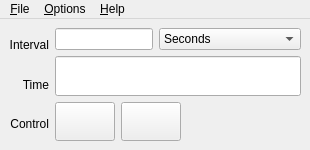
<ui version="4.0" >
 <class>KmTimeLive</class>
 <widget class="QMainWindow" name="KmTimeLive" >
  <property name="geometry" >
   <rect>
    <x>0</x>
    <y>0</y>
    <width>310</width>
    <height>150</height>
   </rect>
  </property>
  <property name="sizePolicy" >
   <sizepolicy>
    <hsizetype>0</hsizetype>
    <vsizetype>0</vsizetype>
    <horstretch>0</horstretch>
    <verstretch>0</verstretch>
   </sizepolicy>
  </property>
  <property name="minimumSize" >
   <size>
    <width>310</width>
    <height>150</height>
   </size>
  </property>
  <property name="maximumSize" >
   <size>
    <width>310</width>
    <height>150</height>
   </size>
  </property>
  <property name="windowTitle" >
   <string>PCP Live Time Control</string>
  </property>
  <property name="windowIcon" >
   <iconset resource="kmtime.qrc" >:/kmtime.png</iconset>
  </property>
  <property name="windowIconText" >
   <string/>
  </property>
  <property name="toolTip" >
   <string/>
  </property>
  <property name="whatsThis" >
   <string>&lt;b>Live Time Control&lt;/b>&lt;br>
A time server, sending time related information (current time,
metric value fetch interval, timezone) to one or more client
programs (e.g. kmchart, pmval, etc).</string>
  </property>
  <widget class="QWidget" name="widget" >
   <layout class="QGridLayout" >
    <property name="margin" >
     <number>9</number>
    </property>
    <property name="spacing" >
     <number>6</number>
    </property>
    <item row="0" column="0" >
     <layout class="QHBoxLayout" >
      <property name="margin" >
       <number>0</number>
      </property>
      <property name="spacing" >
       <number>6</number>
      </property>
      <item>
       <layout class="QVBoxLayout" >
        <property name="margin" >
         <number>0</number>
        </property>
        <property name="spacing" >
         <number>6</number>
        </property>
        <item>
         <widget class="QLabel" name="textLabel1" >
          <property name="whatsThis" >
           <string>&lt;b>Sampling interval&lt;/b>&lt;br>
Numeric values entered into these fields will form the number of
days, hours, minutes, seconds, and/or milliseconds between PCP
metric value samples in Time Control client programs
(e.g. kmchart, pmval, etc).</string>
          </property>
          <property name="text" >
           <string>Interval</string>
          </property>
          <property name="alignment" >
           <set>Qt::AlignRight|Qt::AlignTrailing|Qt::AlignVCenter</set>
          </property>
          <property name="wordWrap" >
           <bool>false</bool>
          </property>
         </widget>
        </item>
        <item>
         <widget class="QLabel" name="textLabel2" >
          <property name="whatsThis" >
           <string>&lt;b>Time Position&lt;/b>&lt;br>
This text field displays the current time position.  This value is
sent to clients (e.g. kmchart, pmval) of this Time Control
program to synchronise them in terms of the progression of time
and also with respect to any "play mode" changes requested.</string>
          </property>
          <property name="text" >
           <string>Time</string>
          </property>
          <property name="alignment" >
           <set>Qt::AlignRight|Qt::AlignTrailing|Qt::AlignVCenter</set>
          </property>
          <property name="wordWrap" >
           <bool>false</bool>
          </property>
         </widget>
        </item>
        <item>
         <widget class="QLabel" name="textLabel3" >
          <property name="whatsThis" >
           <string>&lt;b>Live Control&lt;/b>&lt;br>
Pressing the Stop/Play controls will begin/block the advancement
of time, as seen by the Time Control program and all of its clients
(e.g. kmchart, pmval, etc).  Time will advance in increments of thecurrent Interval.</string>
          </property>
          <property name="text" >
           <string>Control</string>
          </property>
          <property name="alignment" >
           <set>Qt::AlignRight|Qt::AlignTrailing|Qt::AlignVCenter</set>
          </property>
          <property name="wordWrap" >
           <bool>false</bool>
          </property>
         </widget>
        </item>
       </layout>
      </item>
      <item>
       <layout class="QVBoxLayout" >
        <property name="margin" >
         <number>0</number>
        </property>
        <property name="spacing" >
         <number>6</number>
        </property>
        <item>
         <layout class="QHBoxLayout" >
          <property name="margin" >
           <number>0</number>
          </property>
          <property name="spacing" >
           <number>6</number>
          </property>
          <item>
           <widget class="QLineEdit" name="lineEditDelta" >
            <property name="sizePolicy" >
             <sizepolicy>
              <hsizetype>1</hsizetype>
              <vsizetype>0</vsizetype>
              <horstretch>0</horstretch>
              <verstretch>0</verstretch>
             </sizepolicy>
            </property>
            <property name="minimumSize" >
             <size>
              <width>98</width>
              <height>0</height>
             </size>
            </property>
            <property name="maximumSize" >
             <size>
              <width>98</width>
              <height>32767</height>
             </size>
            </property>
            <property name="toolTip" >
             <string comment="Time interval between performance metric value samples" >Sampling interval</string>
            </property>
            <property name="whatsThis" >
             <string>&lt;b>Sampling interval&lt;/b>&lt;br>
Numeric values entered into these fields will form the number of
hours, minutes and/or seconds between PCP metric value
samples in Time Control client programs (e.g. kmchart, pmval, etc).</string>
            </property>
           </widget>
          </item>
          <item>
           <widget class="QComboBox" name="comboBoxDelta" >
            <property name="whatsThis" >
             <string>&lt;b>Sampling interval units&lt;/b>&lt;br>
Displays the units in which the sampling interval is entered.
Metric values can be sampled in days, hours, minutes, seconds
or milliseconds in Time Control client programs (e.g. kmchart,
pmval, etc).</string>
            </property>
            <property name="currentIndex" >
             <number>1</number>
            </property>
            <item>
             <property name="text" >
              <string>Milliseconds</string>
             </property>
            </item>
            <item>
             <property name="text" >
              <string>Seconds</string>
             </property>
            </item>
            <item>
             <property name="text" >
              <string>Minutes</string>
             </property>
            </item>
            <item>
             <property name="text" >
              <string>Hours</string>
             </property>
            </item>
            <item>
             <property name="text" >
              <string>Days</string>
             </property>
            </item>
            <item>
             <property name="text" >
              <string>Weeks</string>
             </property>
            </item>
           </widget>
          </item>
         </layout>
        </item>
        <item>
         <widget class="QLineEdit" name="lineEditCtime" >
          <property name="sizePolicy" >
           <sizepolicy>
            <hsizetype>1</hsizetype>
            <vsizetype>0</vsizetype>
            <horstretch>0</horstretch>
            <verstretch>0</verstretch>
           </sizepolicy>
          </property>
          <property name="minimumSize" >
           <size>
            <width>200</width>
            <height>0</height>
           </size>
          </property>
          <property name="maximumSize" >
           <size>
            <width>32767</width>
            <height>32767</height>
           </size>
          </property>
          <property name="acceptDrops" >
           <bool>false</bool>
          </property>
          <property name="toolTip" >
           <string comment="This is the current time position as seen by all kmtime clients (e.g. kmchart, pmval, etc)" >Current date and time display</string>
          </property>
          <property name="whatsThis" >
           <string>&lt;b>Time Position&lt;/b>&lt;br>
This text field displays the current time position.  This value is
sent to clients (e.g. kmchart, pmval) of this Time Control
program to synchronise them in terms of the progression of time
and also with respect to any "play mode" changes requested.</string>
          </property>
          <property name="readOnly" >
           <bool>true</bool>
          </property>
         </widget>
        </item>
        <item>
         <layout class="QHBoxLayout" >
          <property name="margin" >
           <number>0</number>
          </property>
          <property name="spacing" >
           <number>6</number>
          </property>
          <item>
           <widget class="QToolButton" name="buttonStop" >
            <property name="sizePolicy" >
             <sizepolicy>
              <hsizetype>0</hsizetype>
              <vsizetype>0</vsizetype>
              <horstretch>0</horstretch>
              <verstretch>0</verstretch>
             </sizepolicy>
            </property>
            <property name="minimumSize" >
             <size>
              <width>54</width>
              <height>36</height>
             </size>
            </property>
            <property name="whatsThis" >
             <string>&lt;b>Stop&lt;/b>&lt;br>
Pressing this button will stop the advancement of time, as seen
by the Time Control program and all of its clients (e.g. kmchart,
pmval, etc).  Unless stopped, time advances in increments of the
current Interval.</string>
            </property>
            <property name="text" >
             <string/>
            </property>
            <property name="iconSize" >
             <size>
              <width>52</width>
              <height>32</height>
             </size>
            </property>
            <property name="shortcut" >
             <string/>
            </property>
           </widget>
          </item>
          <item>
           <widget class="QToolButton" name="buttonPlay" >
            <property name="sizePolicy" >
             <sizepolicy>
              <hsizetype>0</hsizetype>
              <vsizetype>0</vsizetype>
              <horstretch>0</horstretch>
              <verstretch>0</verstretch>
             </sizepolicy>
            </property>
            <property name="minimumSize" >
             <size>
              <width>54</width>
              <height>36</height>
             </size>
            </property>
            <property name="whatsThis" >
             <string>&lt;b>Play&lt;/b>&lt;br>
Pressing this button will begin the advancement of time, as seen
by the Time Control program and all of its clients (e.g. kmchart,
pmval, etc).  Time will advance in increments of the current
Interval.</string>
            </property>
            <property name="text" >
             <string/>
            </property>
            <property name="iconSize" >
             <size>
              <width>52</width>
              <height>32</height>
             </size>
            </property>
            <property name="shortcut" >
             <string/>
            </property>
           </widget>
          </item>
          <item>
           <spacer>
            <property name="orientation" >
             <enum>Qt::Horizontal</enum>
            </property>
            <property name="sizeType" >
             <enum>QSizePolicy::Expanding</enum>
            </property>
            <property name="sizeHint" >
             <size>
              <width>29</width>
              <height>20</height>
             </size>
            </property>
           </spacer>
          </item>
         </layout>
        </item>
       </layout>
      </item>
     </layout>
    </item>
   </layout>
  </widget>
  <widget class="QMenuBar" name="MenuBar" >
   <property name="geometry" >
    <rect>
     <x>0</x>
     <y>0</y>
     <width>310</width>
     <height>26</height>
    </rect>
   </property>
   <widget class="QMenu" name="Help" >
    <property name="title" >
     <string>&amp;Help</string>
    </property>
    <addaction name="helpManualAction" />
    <addaction name="separator" />
    <addaction name="helpAboutAction" />
    <addaction name="helpSeeAlsoAction" />
    <addaction name="separator" />
    <addaction name="helpWhats_ThisAction" />
   </widget>
   <widget class="QMenu" name="File" >
    <property name="title" >
     <string>&amp;File</string>
    </property>
    <addaction name="fileHideAction" />
   </widget>
   <widget class="QMenu" name="Options" >
    <property name="title" >
     <string>&amp;Options</string>
    </property>
    <widget class="QMenu" name="optionsDetailAction" >
     <property name="whatsThis" >
      <string>&lt;b>Options|Detail&lt;/b>&lt;br>
Click this menu item to allow extended precision in time
reporting to be enabled.  Optionally, milliseconds and year can
be displayed in the current time position, and days and milliseconds
can be displayed in the current time interval.</string>
     </property>
     <property name="title" >
      <string>&amp;Detail</string>
     </property>
     <addaction name="optionsDetailShow_MillisecondsAction" />
     <addaction name="optionsDetailShow_YearAction" />
    </widget>
    <widget class="QMenu" name="optionsTimezoneAction" >
     <property name="windowIcon" >
      <iconset resource="kmtime.qrc" >:/internet-web-browser.png</iconset>
     </property>
     <property name="whatsThis" >
      <string>&lt;b>Options|Timezone&lt;/b>&lt;br>
Click on this menu item to display a list of available timezones,
from which to choose.  The timezone selected will be made the
new reporting timezone for all client programs (e.g. kmchart,
pmval, etc) and affects the display of timestamps in the clients
and also in the Time Control program itself.</string>
     </property>
     <property name="title" >
      <string>&amp;Timezone</string>
     </property>
     <property name="icon" >
      <iconset resource="kmtime.qrc" >:/internet-web-browser.png</iconset>
     </property>
    </widget>
    <addaction name="optionsTimezoneAction" />
    <addaction name="optionsDetailAction" />
    <addaction name="optionsShowConsoleAction" />
   </widget>
   <addaction name="File" />
   <addaction name="Options" />
   <addaction name="separator" />
   <addaction name="Help" />
  </widget>
  <action name="helpAboutAction" >
   <property name="icon" >
    <iconset resource="kmtime.qrc" >:/kmtime.png</iconset>
   </property>
   <property name="text" >
    <string>&amp;About</string>
   </property>
   <property name="iconText" >
    <string>About kmtime</string>
   </property>
   <property name="whatsThis" >
    <string>&lt;b>Help|About&lt;/b>&lt;br>
Click this menu option to bring up the About &lt;i>kmtime&lt;/i> dialog with version, author, and licensing information.</string>
   </property>
   <property name="shortcut" >
    <string/>
   </property>
  </action>
  <action name="fileHideAction" >
   <property name="icon" >
    <iconset resource="kmtime.qrc" >:/edit-clear.png</iconset>
   </property>
   <property name="text" >
    <string>&amp;Hide</string>
   </property>
   <property name="iconText" >
    <string>Hide Live Time Control window</string>
   </property>
   <property name="toolTip" >
    <string>Hide Live Time Control window</string>
   </property>
   <property name="whatsThis" >
    <string>&lt;b>File|Hide&lt;/b>&lt;br>
Click on this menu option to dismiss the Time Control window,
for the time being.  As the Time Control serves one or
more client programs (which are completely reliant on the Time
Controls), this action does not end the Time Control program.
Rather, it simply removes the window from the visible set.&lt;br>
The client programs will typically provide a mechanism for making
the Time Controls visible.</string>
   </property>
   <property name="shortcut" >
    <string>Ctrl+H</string>
   </property>
  </action>
  <action name="optionsDetailShow_MillisecondsAction" >
   <property name="checkable" >
    <bool>true</bool>
   </property>
   <property name="text" >
    <string>Show &amp;Milliseconds</string>
   </property>
   <property name="iconText" >
    <string>Show Milliseconds in Time</string>
   </property>
   <property name="whatsThis" >
    <string>&lt;b>Options|Detail|Milliseconds&lt;/b>&lt;br>
Display millisecond precision (or not) in the current time interval and
position.</string>
   </property>
   <property name="shortcut" >
    <string>Ctrl+M</string>
   </property>
  </action>
  <action name="optionsDetailShow_YearAction" >
   <property name="checkable" >
    <bool>true</bool>
   </property>
   <property name="text" >
    <string>Show &amp;Year</string>
   </property>
   <property name="iconText" >
    <string>Show Year in Time</string>
   </property>
   <property name="whatsThis" >
    <string>&lt;b>Options|Detail|Year&lt;/b>&lt;br>
Display the year (or not) in the current time position.</string>
   </property>
   <property name="shortcut" >
    <string>Ctrl+Y</string>
   </property>
  </action>
  <action name="optionsShowConsoleAction" >
   <property name="text" >
    <string>&amp;Show Console</string>
   </property>
   <property name="iconText" >
    <string>Show Diagnostic Console</string>
   </property>
   <property name="whatsThis" >
    <string>&lt;b>Option|Show Console&lt;/b>&lt;br>
Click here to display the diagnostic console with whatever debug
information has been sent there.  This menu option is available
only when the -D command line option is in use, which allows a
level of runtime verbosity to be configured (default is "none").</string>
   </property>
   <property name="shortcut" >
    <string>Ctrl+C</string>
   </property>
  </action>
  <action name="helpSeeAlsoAction" >
   <property name="text" >
    <string>See Also</string>
   </property>
   <property name="iconText" >
    <string>See Also</string>
   </property>
   <property name="whatsThis" >
    <string>&lt;b>Help|See Also&lt;/b>&lt;br>
Click on this menu option to bring up the See Also dialog, with author and website information about PCP, Qwt, and Qt - all of which provide software infrastructure on which this tool was built.</string>
   </property>
  </action>
  <action name="helpWhats_ThisAction" >
   <property name="icon" >
    <iconset resource="kmtime.qrc" >:/whatsthis.png</iconset>
   </property>
   <property name="text" >
    <string>What's This?</string>
   </property>
   <property name="iconText" >
    <string>"What's This?" context sensitive help</string>
   </property>
   <property name="whatsThis" >
    <string>&lt;b>Help|What's This&lt;/b>&lt;br>
Click this menu option to invoke a small question mark that is attached to the mouse pointer.  Click on a feature which you would like more information about.  A popup box appears with more information about the feature.</string>
   </property>
   <property name="shortcut" >
    <string>Shift+F1</string>
   </property>
  </action>
  <action name="helpManualAction" >
   <property name="text" >
    <string>&amp;Manual</string>
   </property>
   <property name="iconText" >
    <string>Manual</string>
   </property>
   <property name="shortcut" >
    <string>F1</string>
   </property>
  </action>
 </widget>
 <layoutdefault spacing="6" margin="11" />
 <includes>
  <include location="local" >kmtime.h</include>
  <include location="local" >console.h</include>
  <include location="local" >timezone.h</include>
  <include location="local" >qassistantclient.h</include>
 </includes>
 <resources>
  <include location="kmtime.qrc" />
 </resources>
 <connections>
  <connection>
   <sender>fileHideAction</sender>
   <signal>activated()</signal>
   <receiver>KmTimeLive</receiver>
   <slot>hideWindow()</slot>
   <hints>
    <hint type="sourcelabel" >
     <x>-1</x>
     <y>-1</y>
    </hint>
    <hint type="destinationlabel" >
     <x>20</x>
     <y>20</y>
    </hint>
   </hints>
  </connection>
  <connection>
   <sender>helpAboutAction</sender>
   <signal>activated()</signal>
   <receiver>KmTimeLive</receiver>
   <slot>helpAbout()</slot>
   <hints>
    <hint type="sourcelabel" >
     <x>-1</x>
     <y>-1</y>
    </hint>
    <hint type="destinationlabel" >
     <x>20</x>
     <y>20</y>
    </hint>
   </hints>
  </connection>
  <connection>
   <sender>helpSeeAlsoAction</sender>
   <signal>activated()</signal>
   <receiver>KmTimeLive</receiver>
   <slot>helpSeeAlso()</slot>
   <hints>
    <hint type="sourcelabel" >
     <x>-1</x>
     <y>-1</y>
    </hint>
    <hint type="destinationlabel" >
     <x>20</x>
     <y>20</y>
    </hint>
   </hints>
  </connection>
  <connection>
   <sender>buttonPlay</sender>
   <signal>clicked()</signal>
   <receiver>KmTimeLive</receiver>
   <slot>play_clicked()</slot>
   <hints>
    <hint type="sourcelabel" >
     <x>20</x>
     <y>20</y>
    </hint>
    <hint type="destinationlabel" >
     <x>20</x>
     <y>20</y>
    </hint>
   </hints>
  </connection>
  <connection>
   <sender>buttonStop</sender>
   <signal>clicked()</signal>
   <receiver>KmTimeLive</receiver>
   <slot>stop_clicked()</slot>
   <hints>
    <hint type="sourcelabel" >
     <x>20</x>
     <y>20</y>
    </hint>
    <hint type="destinationlabel" >
     <x>20</x>
     <y>20</y>
    </hint>
   </hints>
  </connection>
  <connection>
   <sender>optionsDetailShow_MillisecondsAction</sender>
   <signal>activated()</signal>
   <receiver>KmTimeLive</receiver>
   <slot>clickShowMsec()</slot>
   <hints>
    <hint type="sourcelabel" >
     <x>-1</x>
     <y>-1</y>
    </hint>
    <hint type="destinationlabel" >
     <x>20</x>
     <y>20</y>
    </hint>
   </hints>
  </connection>
  <connection>
   <sender>optionsDetailShow_YearAction</sender>
   <signal>activated()</signal>
   <receiver>KmTimeLive</receiver>
   <slot>clickShowYear()</slot>
   <hints>
    <hint type="sourcelabel" >
     <x>-1</x>
     <y>-1</y>
    </hint>
    <hint type="destinationlabel" >
     <x>20</x>
     <y>20</y>
    </hint>
   </hints>
  </connection>
  <connection>
   <sender>optionsShowConsoleAction</sender>
   <signal>activated()</signal>
   <receiver>KmTimeLive</receiver>
   <slot>showConsole()</slot>
   <hints>
    <hint type="sourcelabel" >
     <x>-1</x>
     <y>-1</y>
    </hint>
    <hint type="destinationlabel" >
     <x>20</x>
     <y>20</y>
    </hint>
   </hints>
  </connection>
  <connection>
   <sender>comboBoxDelta</sender>
   <signal>activated(int)</signal>
   <receiver>KmTimeLive</receiver>
   <slot>changeDelta(int)</slot>
   <hints>
    <hint type="sourcelabel" >
     <x>20</x>
     <y>20</y>
    </hint>
    <hint type="destinationlabel" >
     <x>20</x>
     <y>20</y>
    </hint>
   </hints>
  </connection>
  <connection>
   <sender>helpWhats_ThisAction</sender>
   <signal>activated()</signal>
   <receiver>KmTimeLive</receiver>
   <slot>whatsThis()</slot>
   <hints>
    <hint type="sourcelabel" >
     <x>-1</x>
     <y>-1</y>
    </hint>
    <hint type="destinationlabel" >
     <x>20</x>
     <y>20</y>
    </hint>
   </hints>
  </connection>
  <connection>
   <sender>lineEditDelta</sender>
   <signal>returnPressed()</signal>
   <receiver>KmTimeLive</receiver>
   <slot>lineEditDelta_validate()</slot>
   <hints>
    <hint type="sourcelabel" >
     <x>20</x>
     <y>20</y>
    </hint>
    <hint type="destinationlabel" >
     <x>20</x>
     <y>20</y>
    </hint>
   </hints>
  </connection>
  <connection>
   <sender>lineEditDelta</sender>
   <signal>textChanged(QString)</signal>
   <receiver>KmTimeLive</receiver>
   <slot>lineEditDelta_changed(QString)</slot>
   <hints>
    <hint type="sourcelabel" >
     <x>20</x>
     <y>20</y>
    </hint>
    <hint type="destinationlabel" >
     <x>20</x>
     <y>20</y>
    </hint>
   </hints>
  </connection>
  <connection>
   <sender>helpManualAction</sender>
   <signal>activated()</signal>
   <receiver>KmTimeLive</receiver>
   <slot>helpManual()</slot>
   <hints>
    <hint type="sourcelabel" >
     <x>-1</x>
     <y>-1</y>
    </hint>
    <hint type="destinationlabel" >
     <x>20</x>
     <y>20</y>
    </hint>
   </hints>
  </connection>
 </connections>
</ui>
